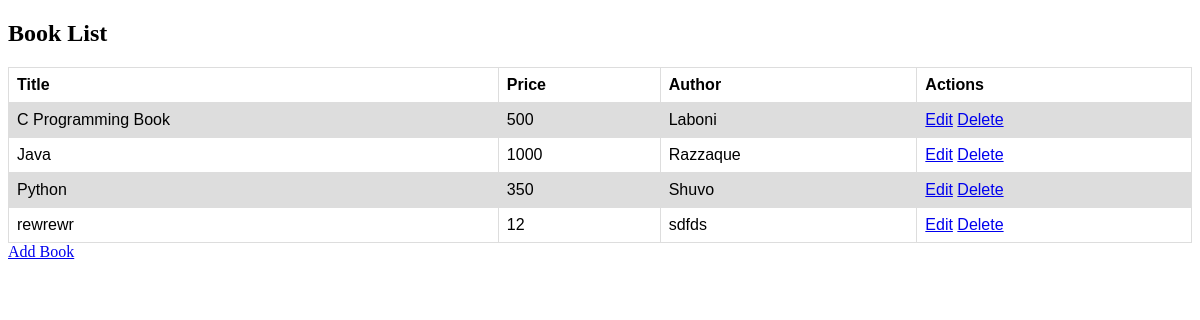
Before: / with the older database file.
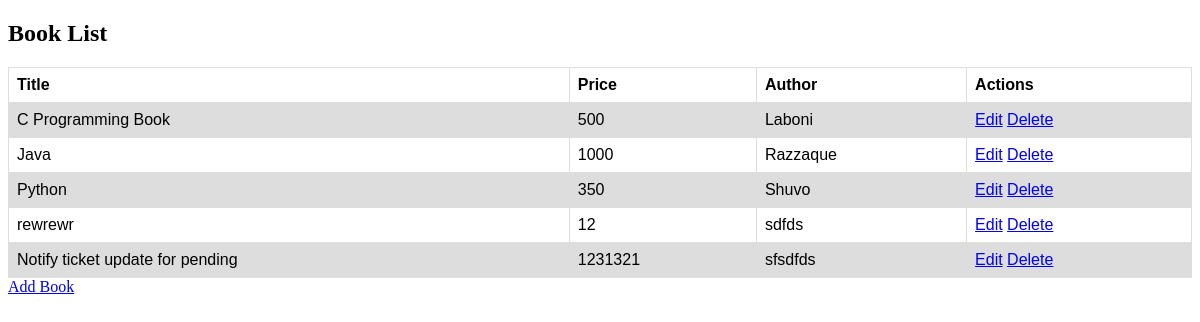
After: the same page with the newer database file.
### CURD/models.py (models this page shows, shortened)
class BookList(models.Model):
    Title = models.CharField(max_length=150)
    Price = models.IntegerField()
    Author = models.CharField(max_length=100)

### CURD/views.py (the view)
# urls.py: path('', views.index, name='index'),
def index(request):
    books = BookList.objects.all()
    return render(request, 'index.html', {'books': books})

### template/index.html (shortened to what this page needs)
<!DOCTYPE html>
<html>
<head>
</head>
<body>
<h2>Book List</h2>
<table>
  <tr>
    <th>Title</th>
    <th>Price</th>
    <th>Author</th>
    <th>Actions</th>
  </tr>
  {% for book in books %}
  <tr>
    <td>{{book.Title}}</td>
    <td>{{book.Price}}</td>
    <td>{{book.Author}}</td>
    <td><a class="btn btn-info"href="/edit/{{book.id}}">Edit</a>
    	<a class="btn btn-danger"href="/delete/{{book.id}}">Delete</a></td>
  </tr>
  {% endfor %}
</table>
<a class="btn btn-primary"href="add_book/">Add Book</a>
</body>
</html>

### template/index.html (style rules this page uses)
table { font-family: arial, sans-serif; border-collapse: collapse; width: 100%; }
td, th { border: 1px solid #dddddd; text-align: left; padding: 8px; }
tr:nth-child(even) { background-color: #dddddd; }

Changed rows visible on the page:
added BookList: Title "Notify ticket update for pending", Price "1231321", Author "sfsdfds"
